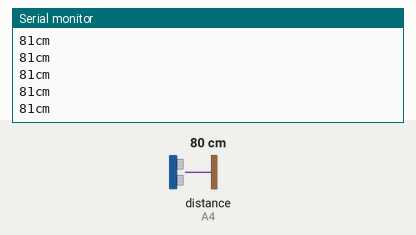
A sketch run on a simulated Arduino Uno, built with avr-gcc and run on an emulated ATmega328P. On the bench: the last lines printed to the serial monitor. The test bench sets the inputs (shaded band); at power-on: distance to the obstacle (sensor on A4) 80 cm. The echo pulse lasts 58.3 µs per cm.

Above: at 1.2 s.
1.3 s: distance to the obstacle (sensor on A4) set to 2 cm
At 1.34 s:
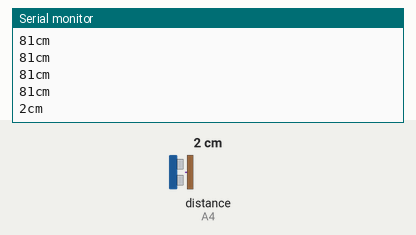
2.8 s: distance to the obstacle (sensor on A4) set to 4 cm
At 2.82 s:
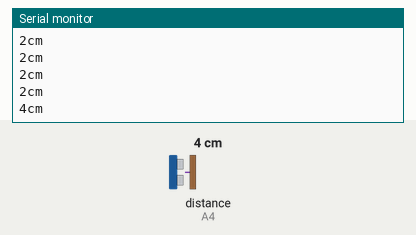
Timing chart, 0 to 5.8 s (numbered marks = the images above; inputs shaded):
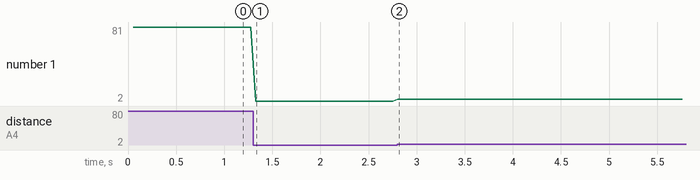

The sketch:

sensor_control.ino
```cpp
#include <NewPing.h>

const int trigPin = A5;
const int echoPin = A4;
const int ledPin = 13;
const int BARRIER_DIST = 5; //5 cm
const int WAIT_DETECT = 25; //25 ms
const int MAX_DIST = 200;

NewPing sonar(trigPin, echoPin, MAX_DIST);

void setup() {
  // put your setup code here, to run once:
  pinMode(trigPin, OUTPUT);
  pinMode(echoPin, INPUT);
  Serial.begin(9600);
}

void loop() {
  // put your main code here, to run repeatedly:
  delay(50);
  unsigned int uS = sonar.ping_cm();
  Serial.print(uS);
  Serial.println("cm");
}

void process_ult_distance() {

  int distance = ultrasound();
  int check_loops = 2;
  int i = 0;
  int detected = 0;

  while(i < check_loops) {
    if(distance < BARRIER_DIST) {
      detected = 1;
      i++;
      delay(WAIT_DETECT);
      distance = ultrasound();
    } else {
      detected = 0;
      break;
    }
  }

  if(detected) {
    digitalWrite(ledPin, HIGH);
  } else {
    digitalWrite(ledPin, LOW);
  }
}

int ultrasound() {

  long duration;
  int distance;

  digitalWrite(trigPin, LOW);
  delayMicroseconds(2);

  digitalWrite(trigPin, HIGH);
  delayMicroseconds(10);
  digitalWrite(trigPin, LOW);

  duration = pulseIn(echoPin, HIGH);

  distance = duration*0.034/2;

  Serial.print("Distance: ");
  Serial.println(distance);

  return distance;
}
```

Measured:
- after the input at 1.3 s, the serial monitor: prints a new line at once (image 1)
- after the input at 2.8 s, the serial monitor: prints a new line at once (image 2)
- plotted number 1: 81 → 2 after the input at 1.3 s, 2 → 4 after the input at 2.8 s
